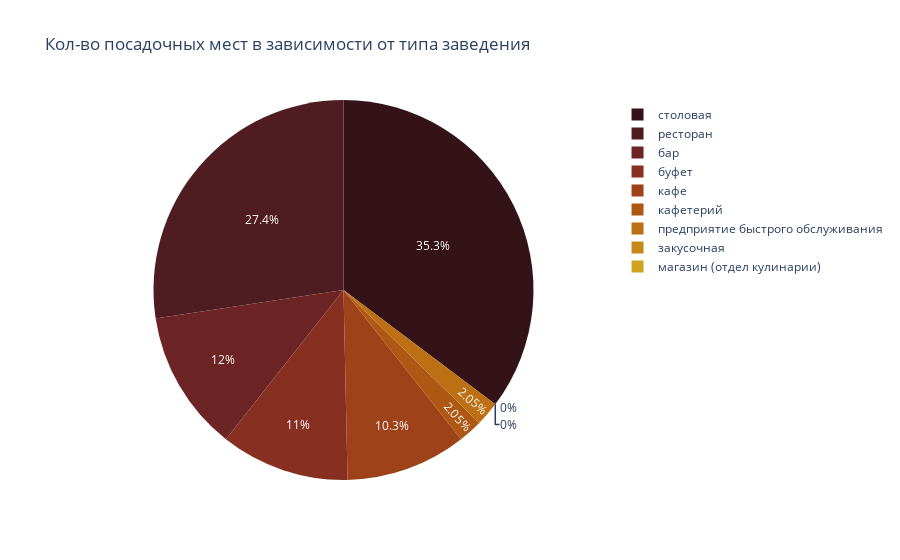

Notebook code cell kept with this figure:
### Code cell
fig = px.pie(pivot_table_2,
             values='avg_number_of_seats',
             names='object_type',
             color_discrete_sequence=px.colors.sequential.solar,
            title='Кол-во посадочных мест в зависимости от типа заведения')
fig.show()

### Figure 1 — Plotly figure (JSON) as saved in the notebook; plotly's stock layout.template omitted (floating-point values rounded to 4 significant figures)
{"data": [{"domain": {"x": [0, 1], "y": [0, 1]}, "hovertemplate": "object_type=%{label}<br>avg_number_of_seats=%{value}<extra></extra>", "labels": ["столовая", "ресторан", "бар", "буфет", "кафе", "кафетерий", "предприятие быстрого обслуживания", "закусочная", "магазин (отдел кулинарии)"], "legendgroup": "", "name": "", "showlegend": true, "type": "pie", "values": [103, 80, 35, 32, 30, 6, 6, 0, 0]}], "layout": {"legend": {"tracegroupgap": 0}, "piecolorway": ["rgb(51, 19, 23)", "rgb(79, 28, 33)", "rgb(108, 36, 36)", "rgb(135, 47, 32)", "rgb(157, 66, 25)", "rgb(174, 88, 20)", "rgb(188, 111, 19)", "rgb(199, 137, 22)", "rgb(209, 164, 32)", "rgb(217, 192, 44)", "rgb(222, 222, 59)", "rgb(224, 253, 74)"], "title": {"text": "Кол-во посадочных мест в зависимости от типа заведения"}}}
